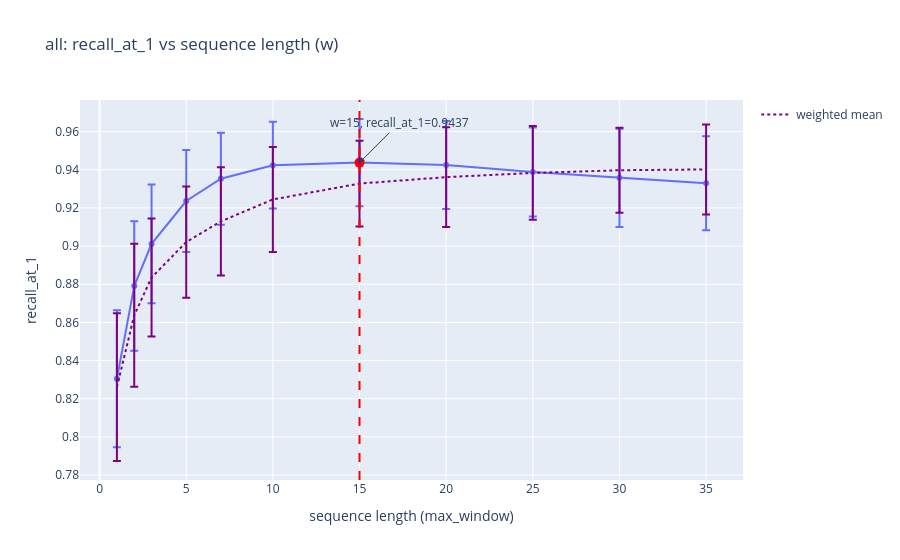
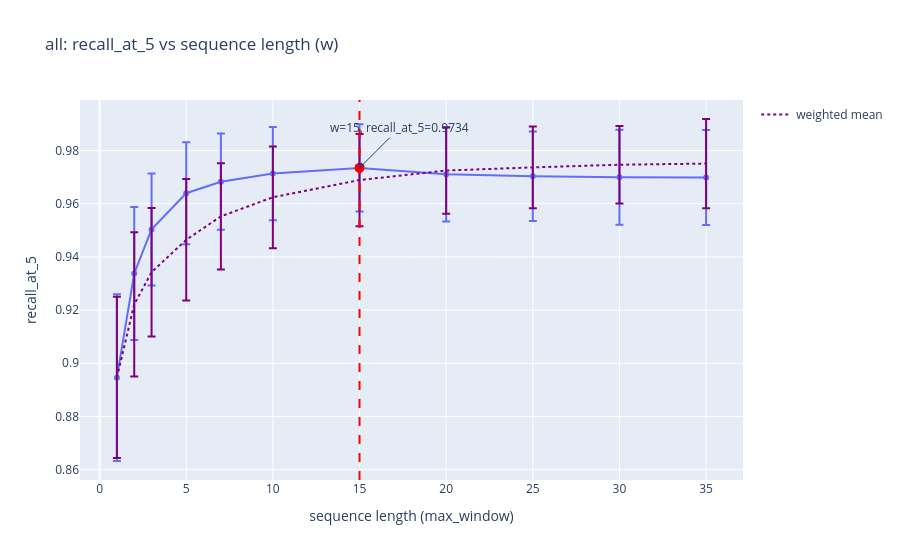
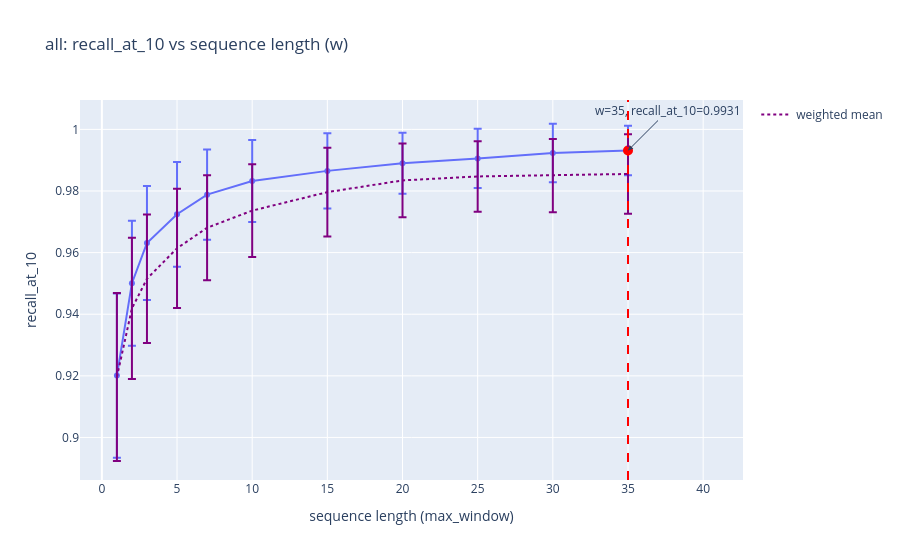
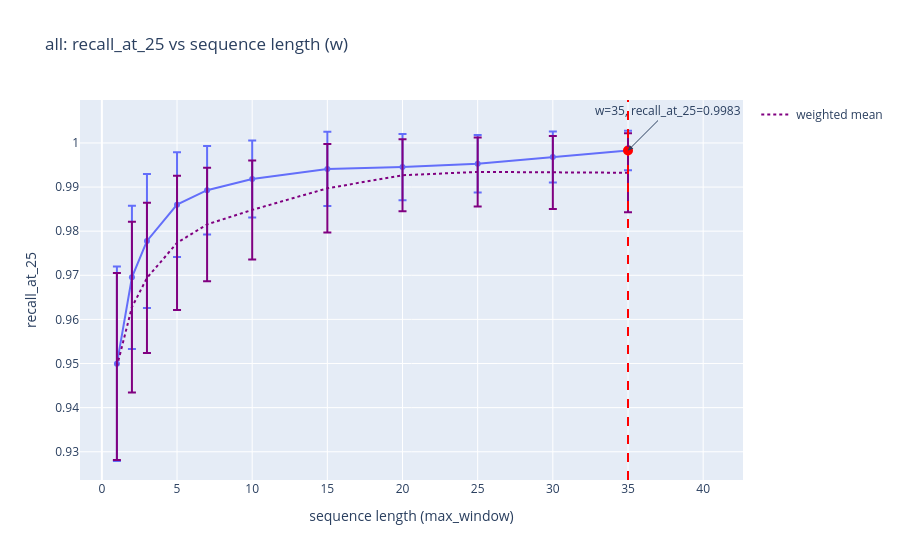

Notebook cell for these charts, in order:
### Code cell
plot_metrics_from_parquet(
    "/home/kartashov_ga/projects/GSLoc/data/tests/26-05-06/makarov/256xMegaloc/nearfilter_seq_report/pose-far-sim/summaryresults.parquet",
    "/home/kartashov_ga/projects/GSLoc/data/tests/26-05-06/makarov/256xMegaloc/base_seq_report/pose-far-sim/summaryresults.parquet",
    metrics=("recall_at_1", "recall_at_5", "recall_at_10", "recall_at_25"))

### Figure 1 — Plotly figure (JSON) as saved in the notebook; plotly's stock layout.template omitted (floating-point values rounded to 4 significant figures)
{"data": [{"error_y": {"array": [0.0359, 0.0339, 0.03106, 0.02675, 0.02409, 0.02273, 0.02286, 0.02306, 0.02336, 0.02576, 0.02464]}, "hovertemplate": "w=%{x}<br>recall_at_1=%{y}<extra></extra>", "legendgroup": "", "line": {"color": "#636efa", "dash": "solid"}, "marker": {"symbol": "circle"}, "mode": "lines+markers", "name": "", "orientation": "v", "showlegend": false, "type": "scatter", "x": [1, 2, 3, 5, 7, 10, 15, 20, 25, 30, 35], "xaxis": "x", "y": [0.8304, 0.8791, 0.9012, 0.9236, 0.9353, 0.9424, 0.9437, 0.9425, 0.9388, 0.9358, 0.9329], "yaxis": "y"}, {"marker": {"color": "red", "size": 10}, "mode": "markers", "name": "max", "showlegend": false, "type": "scatter", "x": [15], "y": [0.9437]}, {"error_y": {"array": [0.03874, 0.03743, 0.03094, 0.02913, 0.02837, 0.02747, 0.02245, 0.0261, 0.02456, 0.02233, 0.0236], "type": "data", "visible": true}, "line": {"color": "purple", "dash": "dot"}, "mode": "lines", "name": "weighted mean", "showlegend": true, "type": "scatter", "x": [1, 2, 3, 5, 7, 10, 15, 20, 25, 30, 35], "y": [0.8261, 0.8638, 0.8835, 0.9021, 0.913, 0.9244, 0.9328, 0.9361, 0.9383, 0.9398, 0.9402]}], "layout": {"annotations": [{"arrowhead": 2, "ax": 40, "ay": -40, "showarrow": true, "text": "w=15, recall_at_1=0.9437", "x": 15, "y": 0.9437}], "legend": {"tracegroupgap": 0}, "shapes": [{"line": {"color": "red", "dash": "dash"}, "type": "line", "x0": 15, "x1": 15, "xref": "x", "y0": 0, "y1": 1, "yref": "y domain"}], "title": {"text": "all: recall_at_1 vs sequence length (w)"}, "xaxis": {"anchor": "y", "domain": [0, 1], "title": {"text": "sequence length (max_window)"}}, "yaxis": {"anchor": "x", "domain": [0, 1], "title": {"text": "recall_at_1"}}}}

### Figure 2 — Plotly figure (JSON) as saved in the notebook; plotly's stock layout.template omitted (floating-point values rounded to 4 significant figures)
{"data": [{"error_y": {"array": [0.03131, 0.02498, 0.02106, 0.01918, 0.0181, 0.0175, 0.01642, 0.01779, 0.01681, 0.01783, 0.01782]}, "hovertemplate": "w=%{x}<br>recall_at_5=%{y}<extra></extra>", "legendgroup": "", "line": {"color": "#636efa", "dash": "solid"}, "marker": {"symbol": "circle"}, "mode": "lines+markers", "name": "", "orientation": "v", "showlegend": false, "type": "scatter", "x": [1, 2, 3, 5, 7, 10, 15, 20, 25, 30, 35], "xaxis": "x", "y": [0.8946, 0.9338, 0.9503, 0.9639, 0.9683, 0.9713, 0.9734, 0.9711, 0.9703, 0.9699, 0.9698], "yaxis": "y"}, {"marker": {"color": "red", "size": 10}, "mode": "markers", "name": "max", "showlegend": false, "type": "scatter", "x": [15], "y": [0.9734]}, {"error_y": {"array": [0.03031, 0.02709, 0.02417, 0.02281, 0.01996, 0.01912, 0.01734, 0.01622, 0.01537, 0.01457, 0.01676], "type": "data", "visible": true}, "line": {"color": "purple", "dash": "dot"}, "mode": "lines", "name": "weighted mean", "showlegend": true, "type": "scatter", "x": [1, 2, 3, 5, 7, 10, 15, 20, 25, 30, 35], "y": [0.8947, 0.9221, 0.9342, 0.9464, 0.9552, 0.9624, 0.9689, 0.9724, 0.9736, 0.9746, 0.9751]}], "layout": {"annotations": [{"arrowhead": 2, "ax": 40, "ay": -40, "showarrow": true, "text": "w=15, recall_at_5=0.9734", "x": 15, "y": 0.9734}], "legend": {"tracegroupgap": 0}, "shapes": [{"line": {"color": "red", "dash": "dash"}, "type": "line", "x0": 15, "x1": 15, "xref": "x", "y0": 0, "y1": 1, "yref": "y domain"}], "title": {"text": "all: recall_at_5 vs sequence length (w)"}, "xaxis": {"anchor": "y", "domain": [0, 1], "title": {"text": "sequence length (max_window)"}}, "yaxis": {"anchor": "x", "domain": [0, 1], "title": {"text": "recall_at_5"}}}}

### Figure 3 — Plotly figure (JSON) as saved in the notebook; plotly's stock layout.template omitted (floating-point values rounded to 4 significant figures)
{"data": [{"error_y": {"array": [0.02666, 0.02029, 0.01851, 0.01701, 0.01464, 0.0133, 0.01222, 0.009926, 0.009635, 0.009479, 0.008055]}, "hovertemplate": "w=%{x}<br>recall_at_10=%{y}<extra></extra>", "legendgroup": "", "line": {"color": "#636efa", "dash": "solid"}, "marker": {"symbol": "circle"}, "mode": "lines+markers", "name": "", "orientation": "v", "showlegend": false, "type": "scatter", "x": [1, 2, 3, 5, 7, 10, 15, 20, 25, 30, 35], "xaxis": "x", "y": [0.9201, 0.9501, 0.9631, 0.9724, 0.9788, 0.9832, 0.9865, 0.989, 0.9906, 0.9923, 0.9931], "yaxis": "y"}, {"marker": {"color": "red", "size": 10}, "mode": "markers", "name": "max", "showlegend": false, "type": "scatter", "x": [35], "y": [0.9931]}, {"error_y": {"array": [0.02726, 0.02293, 0.02084, 0.01936, 0.01702, 0.01508, 0.01439, 0.01195, 0.01144, 0.01188, 0.01288], "type": "data", "visible": true}, "line": {"color": "purple", "dash": "dot"}, "mode": "lines", "name": "weighted mean", "showlegend": true, "type": "scatter", "x": [1, 2, 3, 5, 7, 10, 15, 20, 25, 30, 35], "y": [0.9196, 0.9419, 0.9515, 0.9614, 0.9681, 0.9736, 0.9796, 0.9834, 0.9847, 0.985, 0.9855]}], "layout": {"annotations": [{"arrowhead": 2, "ax": 40, "ay": -40, "showarrow": true, "text": "w=35, recall_at_10=0.9931", "x": 35, "y": 0.9931}], "legend": {"tracegroupgap": 0}, "shapes": [{"line": {"color": "red", "dash": "dash"}, "type": "line", "x0": 35, "x1": 35, "xref": "x", "y0": 0, "y1": 1, "yref": "y domain"}], "title": {"text": "all: recall_at_10 vs sequence length (w)"}, "xaxis": {"anchor": "y", "domain": [0, 1], "title": {"text": "sequence length (max_window)"}}, "yaxis": {"anchor": "x", "domain": [0, 1], "title": {"text": "recall_at_10"}}}}

### Figure 4 — Plotly figure (JSON) as saved in the notebook; plotly's stock layout.template omitted (floating-point values rounded to 4 significant figures)
{"data": [{"error_y": {"array": [0.02203, 0.01622, 0.01521, 0.01186, 0.01003, 0.008723, 0.008418, 0.0075, 0.006532, 0.005796, 0.004463]}, "hovertemplate": "w=%{x}<br>recall_at_25=%{y}<extra></extra>", "legendgroup": "", "line": {"color": "#636efa", "dash": "solid"}, "marker": {"symbol": "circle"}, "mode": "lines+markers", "name": "", "orientation": "v", "showlegend": false, "type": "scatter", "x": [1, 2, 3, 5, 7, 10, 15, 20, 25, 30, 35], "xaxis": "x", "y": [0.9499, 0.9695, 0.9778, 0.986, 0.9893, 0.9918, 0.9941, 0.9945, 0.9953, 0.9968, 0.9983], "yaxis": "y"}, {"marker": {"color": "red", "size": 10}, "mode": "markers", "name": "max", "showlegend": false, "type": "scatter", "x": [35], "y": [0.9983]}, {"error_y": {"array": [0.02119, 0.01935, 0.01703, 0.01524, 0.01287, 0.01123, 0.01005, 0.008175, 0.007817, 0.008287, 0.00894], "type": "data", "visible": true}, "line": {"color": "purple", "dash": "dot"}, "mode": "lines", "name": "weighted mean", "showlegend": true, "type": "scatter", "x": [1, 2, 3, 5, 7, 10, 15, 20, 25, 30, 35], "y": [0.9493, 0.9628, 0.9694, 0.9773, 0.9815, 0.9848, 0.9897, 0.9927, 0.9934, 0.9933, 0.9932]}], "layout": {"annotations": [{"arrowhead": 2, "ax": 40, "ay": -40, "showarrow": true, "text": "w=35, recall_at_25=0.9983", "x": 35, "y": 0.9983}], "legend": {"tracegroupgap": 0}, "shapes": [{"line": {"color": "red", "dash": "dash"}, "type": "line", "x0": 35, "x1": 35, "xref": "x", "y0": 0, "y1": 1, "yref": "y domain"}], "title": {"text": "all: recall_at_25 vs sequence length (w)"}, "xaxis": {"anchor": "y", "domain": [0, 1], "title": {"text": "sequence length (max_window)"}}, "yaxis": {"anchor": "x", "domain": [0, 1], "title": {"text": "recall_at_25"}}}}
